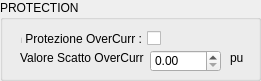
    <widget class="QGroupBox" name="groupBox_protection">
     <property name="geometry">
      <rect>
       <x>710</x>
       <y>20</y>
       <width>261</width>
       <height>81</height>
      </rect>
     </property>
     <property name="title">
      <string>PROTECTION</string>
     </property>
     <property name="flat">
      <bool>false</bool>
     </property>
     <widget class="QCheckBox" name="checkBox_enProtOvercurr">
      <property name="geometry">
       <rect>
        <x>20</x>
        <y>30</y>
        <width>141</width>
        <height>17</height>
       </rect>
      </property>
      <property name="contextMenuPolicy">
       <enum>Qt::NoContextMenu</enum>
      </property>
      <property name="layoutDirection">
       <enum>Qt::RightToLeft</enum>
      </property>
      <property name="text">
       <string>En Protezione OverCurr :</string>
      </property>
     </widget>
     <widget class="QLabel" name="label_valOverCurr">
      <property name="geometry">
       <rect>
        <x>20</x>
        <y>50</y>
        <width>131</width>
        <height>16</height>
       </rect>
      </property>
      <property name="text">
       <string>Valore Scatto OverCurr  :</string>
      </property>
      <property name="alignment">
       <set>Qt::AlignLeading|Qt::AlignLeft|Qt::AlignVCenter</set>
      </property>
     </widget>
     <widget class="QDoubleSpinBox" name="doubleSpinBox_valOvercurr">
      <property name="geometry">
       <rect>
        <x>150</x>
        <y>50</y>
        <width>71</width>
        <height>22</height>
       </rect>
      </property>
      <property name="wrapping">
       <bool>false</bool>
      </property>
      <property name="frame">
       <bool>true</bool>
      </property>
      <property name="maximum">
       <double>1.000000000000000</double>
      </property>
      <property name="singleStep">
       <double>0.010000000000000</double>
      </property>
     </widget>
     <widget class="QLabel" name="label_valOverCurrUM">
      <property name="geometry">
       <rect>
        <x>230</x>
        <y>50</y>
        <width>21</width>
        <height>16</height>
       </rect>
      </property>
      <property name="text">
       <string>pu</string>
      </property>
      <property name="alignment">
       <set>Qt::AlignLeading|Qt::AlignLeft|Qt::AlignVCenter</set>
      </property>
     </widget>
    </widget>
